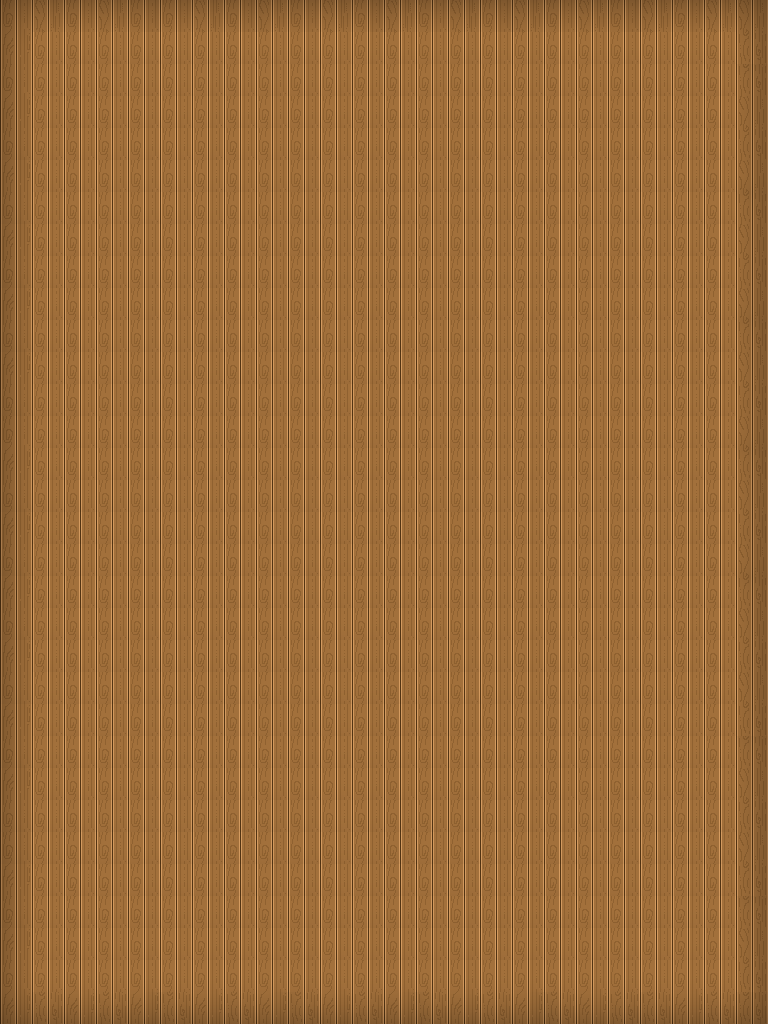

A 2D game scene composited from a Tiled map and its tileset images. What follows is a short description and the map's XML, with each tile layer's data collapsed to a summary:
An orthogonal 24x32 tile map with 32x32 px tiles, 1 tile layer (Ground).

<map version="1.0" orientation="orthogonal" width="24" height="32" tilewidth="32" tileheight="32">
 <tileset firstgid="1" name="Tileset" tilewidth="32" tileheight="32">
  <image source="Tileset.png" width="320" height="192" />
  <tile id="6">
   <properties>
    <property name="blocked" value="1" />
   </properties>
  </tile>
  <tile id="7">
   <properties>
    <property name="blocked" value="1" />
   </properties>
  </tile>
  <tile id="8">
   <properties>
    <property name="blocked" value="1" />
   </properties>
  </tile>
  <tile id="9">
   <properties>
    <property name="blocked" value="1" />
   </properties>
  </tile>
  <tile id="16">
   <properties>
    <property name="blocked" value="1" />
   </properties>
  </tile>
  <tile id="26">
   <properties>
    <property name="blocked" value="1" />
   </properties>
  </tile>
  <tile id="27">
   <properties>
    <property name="blocked" value="1" />
   </properties>
  </tile>
  <tile id="28">
   <properties>
    <property name="blocked" value="1" />
   </properties>
  </tile>
  <tile id="36">
   <properties>
    <property name="blocked" value="1" />
   </properties>
  </tile>
  <tile id="37">
   <properties>
    <property name="blocked" value="1" />
   </properties>
  </tile>
  <tile id="38">
   <properties>
    <property name="blocked" value="1" />
   </properties>
  </tile>
  <tile id="46">
   <properties>
    <property name="blocked" value="1" />
   </properties>
  </tile>
  <tile id="56">
   <properties>
    <property name="blocked" value="1" />
   </properties>
  </tile>
 </tileset>
 <layer name="Ground" width="24" height="32">
  <data>[768 cells, 768 non-empty, 21 distinct tile ids]</data>
 </layer>
</map>